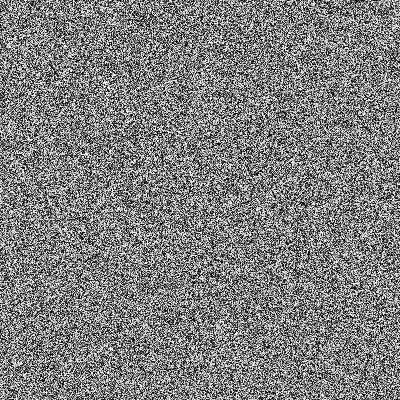
Frame 1 (no input)
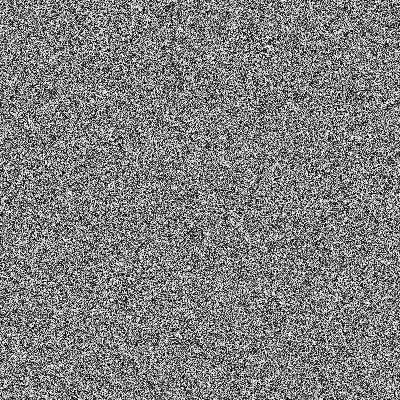
Frame 60 (the mouse pressed at the canvas centre just before this capture)
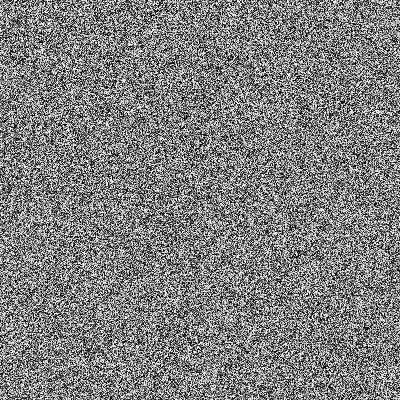
Frame 120 (the mouse held since frame 60 and released just before this capture)

The Processing sketch that drew these frames (run headless with seeded random() and noise(); from frame 60 on, the mouse is pressed at the canvas centre):

// Processing sketch: TV_Noise
// ── TV_Noise.pde
void setup(){
 size(400,400); 
}

float t1 = 0;
float t2 = 1000;

void draw(){
  loadPixels();
  for (int x=0;x<width;x++){
    for (int y=0;y<height;y++){
     float bright = random(255);
       pixels[x + y  * width] = color(bright);
    }
  }
  updatePixels();
}
